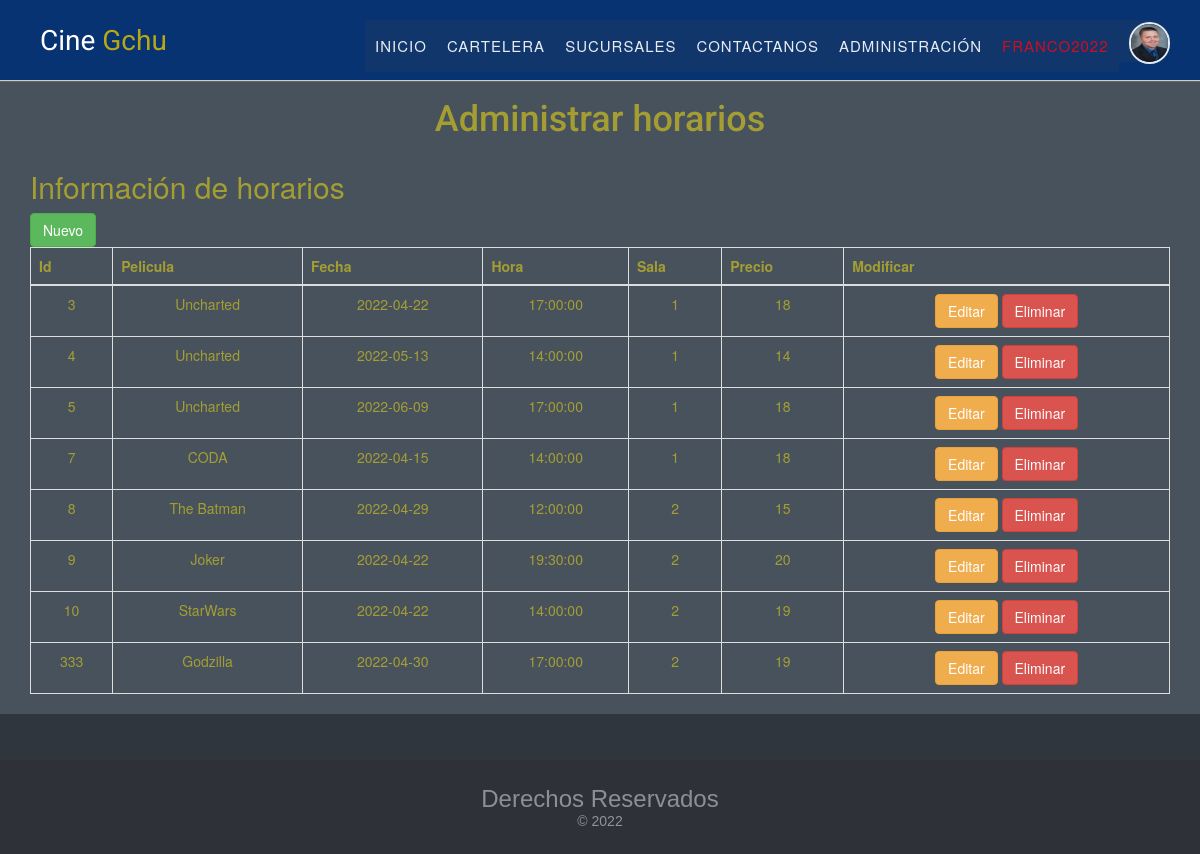
The app's page /horarios.php (signed in) with its own data.
### tables this page shows
CREATE TABLE `horarios` (
  `id` int(11) NOT NULL,
  `pelicula` varchar(255) NOT NULL,
  `fecha` date NOT NULL,
  `hora` time NOT NULL,
  `sala` int(11) NOT NULL,
  `precio` decimal(10,0) NOT NULL
);

### model/clsHorarios.php (the view, shortened to what this page needs)
<?php
class clsHorarios extends clsConexion1
{
    public function get_horarios()
    {
        $dbh1 = $this->conectar();
        if ($dbh1 != null) {
            $consulta = $dbh1->prepare("SELECT * FROM `horarios`");
        $consulta->setFetchMode(PDO::FETCH_ASSOC);
        $consulta->execute();
        $filas = "";
        foreach ($consulta as $key => $v) {
            $filas .= "<tr>
                            <td scope='col'>$v[id]</td>
                            <td scope='col'>$v[pelicula]</td>
                            <td scope='col'>$v[fecha]</td>
                            <td scope='col'>$v[hora]</td>
                            <td scope='col'>$v[sala]</td>
                            <td scope='col'>$v[precio]</td>
                            <td scope='col'>
                                <a href='EditarHorario.php?id=$v[id]' class='btn btn-warning'>Editar</a>
                                <a href='DeleteHorario.php?id=$v[id]' class='btn btn-danger'>Eliminar</a>
                            </td>
                        </tr>";
        }
        return $filas;
        }
    }
}
?>

### shared/header.php (shortened to what this page needs)
<!DOCTYPE html>
<html>
<head>
    <link rel="stylesheet" href="<?php echo SERVERURL?>css/general.css">
    <link rel="stylesheet" href="<?php echo SERVERURL?>css/headerStyles.css">
    <link rel="stylesheet" href="<?php echo SERVERURL?>css/footerStyles.css">
    <link rel="stylesheet" href="<?php echo SERVERURL?>css/header2.css">
     <link rel="stylesheet" type="text/css" href="<?php echo SERVERURL?>bootstrap/css/bootstrap.min.css">
     <link rel="stylesheet" href="https://cdnjs.cloudflare.com/ajax/libs/font-awesome/4.7.0/css/font-awesome.min.css">
     <link rel="stylesheet" href="<?php echo SERVERURL?>css/cardStyles.css">
</head>
<body>
    <header class="header-fixed">
        <div class="header-limiter">
            <h1><a href="<?php echo SERVERURL?>index.php">Cine<span> Gchu</span></a></h1>
            <nav id="menu">
                <ul>
                    <li><a <?php if(strcmp($_SERVER["PHP_SELF"],"/index.php")==0) echo "class='active'"  ?> href="<?php echo SERVERURL?>index.php">Inicio</a></li>
                    <li><a  <?php if(strcmp($_SERVER["PHP_SELF"],"/cartelera.php")==0) echo "class='active'"  ?> href="<?php echo SERVERURL?>cartelera.php">Cartelera</a></li>
                    <li><a  <?php if(strcmp($_SERVER["PHP_SELF"],"/sucursales.php")==0) echo "class='active'"  ?> href="<?php echo SERVERURL?>sucursales.php">Sucursales</a></li>
                    <li><a  <?php if(strcmp($_SERVER["PHP_SELF"],"/contacto.php")==0) echo "class='active'"  ?> href="<?php echo SERVERURL?>contacto.php">Contactanos</a></li>
                    <?php if (
                        isset($_SESSION["login"]) &&
                        strcmp($_SESSION["rol"], "admin") == 0
                    ) { ?>
                        <li><a href="#">Administración</a>
                        </li>
                    <?php } ?>
                    <?php if (isset($_SESSION["login"])) { ?>
                        <li><a  class="usr-name"><?php echo($_SESSION['user']);?></a>
                    </li>
                        <li><a id="linkUsr" href="<?php echo SERVERURL?>perfil.php"><img class="imgUsr" src="<?php echo SERVERURL;echo "img/profile/";echo($_SESSION['pic']);?>" alt=""></a></li>
                    <?php } ?>
                </ul>
            </nav>
        </div>
    </header>

### horarios.php
<?php
include "shared/header.php";
include "model/clsHorarios.php";
$v=new clsHorarios();
?>
<main>
<h1 align=center>Administrar horarios</h1>
<main class="my-5">
    <div class="container">
        <div class="d-flex bd-highlight mb-3">
            <div class="me-auto p-2 bd-highlight">
                <h2>Información de horarios</h2>
            </div>
            <div class="p-2 bd-highlight mb-5">
                <a href="nuevoHorario.php" class="btn btn-success "> Nuevo</a>
            </div>
        </div>
        <div class="table-responsive ">
            <table class="table text-center table-bordered table-sm">
                <thead>
                    <tr>
                        <th scope="col">Id</th>
                        <th scope="col">Pelicula</th>
                        <th scope="col">Fecha</th>
                        <th scope="col">Hora</th>
                        <th scope="col">Sala</th>
                        <th scope="col">Precio</th>
                        <th scope="col">Modificar</th>
                    </tr>
                </thead>
                <tbody id="mytable">
                    <?php echo $v->get_horarios() ?>
                </tbody>
            </table>
        </div>
    </div>
</main>
<?php
include "shared/footer.php";
?>

### shared/footer.php (shortened to what this page needs)
<footer class="footer-basic-centered">
<p class="footer-company-motto">Derechos Reservados</p>
<p class="footer-company-name">&copy; 2022</p>
</footer>
</body>
</html>

### css/general.css (style rules this page uses)
html { background-color: #30363d; }
body { background-color: #48525d !important; font:14px/1.5 Arial, Helvetica, sans-serif; color: #d5c71ca6 !important; }
main { margin-bottom: 10em !important; }
h1 { font-family: Roboto !important; }
.imgUsr { width: 2.5em; height: 2.5em; border-radius: 2em; }
#linkUsr { position: relative; left: 10px; top: 2px; padding-top: 0% !important; padding-bottom: 0% !important; padding-left: 0% !important; padding-right: 0% !important; border: solid; border-radius: 2em; border-width: 0.17em }

### css/headerStyles.css (style rules this page uses)
.header-fixed { background-color:#083373; box-shadow:0 1px 1px #ccc; padding: 20px 40px; height: 80px; color: #ffffff; box-sizing: border-box; top:-100px; -webkit-transition:top 0.3s; transition:top 0.3s; }
.header-fixed .header-limiter { max-width: 1200px; text-align: center; margin: 0 auto; }
.header-fixed .header-limiter h1 { float: left; font: normal 28px Oswald, Arial, Helvetica, sans-serif; line-height: 1.5em; margin: 0; }
.header-fixed .header-limiter h1 span { color: #d7bd07d6; }
.header-fixed .header-limiter a { color: #ffffff; text-decoration: none; }
.header-fixed .header-limiter nav { font:16px Arial, Helvetica, sans-serif; line-height: 2em; float: right; }
.header-fixed .header-limiter nav a { display: inline-block; padding: 0 5px; text-decoration:none; color: #ffffff; opacity: 0.9; }
.usr-name { color: #E50914 !important; }

### css/footerStyles.css (style rules this page uses)
.footer-basic-centered { background-color: #2e3238; position: fixed; bottom: 0; width: 100%; box-shadow: 0 1px 1px 0 rgba(0, 0, 0, 0.12); box-sizing: border-box; text-align: center; font: normal 18px sans-serif; padding: 25px; }
.footer-basic-centered .footer-company-motto { color: #8d9093; font-size: 24px; margin: 0; }
.footer-basic-centered .footer-company-name { color: #8f9296; font-size: 14px; margin: 0; }

### css/header2.css (style rules this page uses)
#menu ul li { background-color:#11366c; }
#menu ul { list-style:none; margin:0; padding:0; }
#menu ul a { display:block; color:#fff; text-decoration:none; font-weight:400; font-size:15px; padding:10px; font-family:"HelveticaNeue", "Helvetica Neue", Helvetica, Arial, sans-serif; text-transform:uppercase; letter-spacing:1px; }
#menu ul li { position:relative; float:left; margin:0; padding:0; }

### records on screen
horarios: id "3", pelicula "Uncharted", fecha "2022-04-22", hora "17:00:00", sala "1", precio "18"
horarios: id "4", pelicula "Uncharted", fecha "2022-05-13", hora "14:00:00", sala "1", precio "14"
horarios: id "5", pelicula "Uncharted", fecha "2022-06-09", hora "17:00:00", sala "1", precio "18"
horarios: id "7", pelicula "CODA", fecha "2022-04-15", hora "14:00:00", sala "1", precio "18"
horarios: id "8", pelicula "The Batman", fecha "2022-04-29", hora "12:00:00", sala "2", precio "15"
horarios: id "9", pelicula "Joker", fecha "2022-04-22", hora "19:30:00", sala "2", precio "20"
horarios: id "10", pelicula "StarWars", fecha "2022-04-22", hora "14:00:00", sala "2", precio "19"
horarios: id "333", pelicula "Godzilla", fecha "2022-04-30", hora "17:00:00", sala "2", precio "19"

### other values on screen
$_SESSION['user'] "FRANCO2022"
